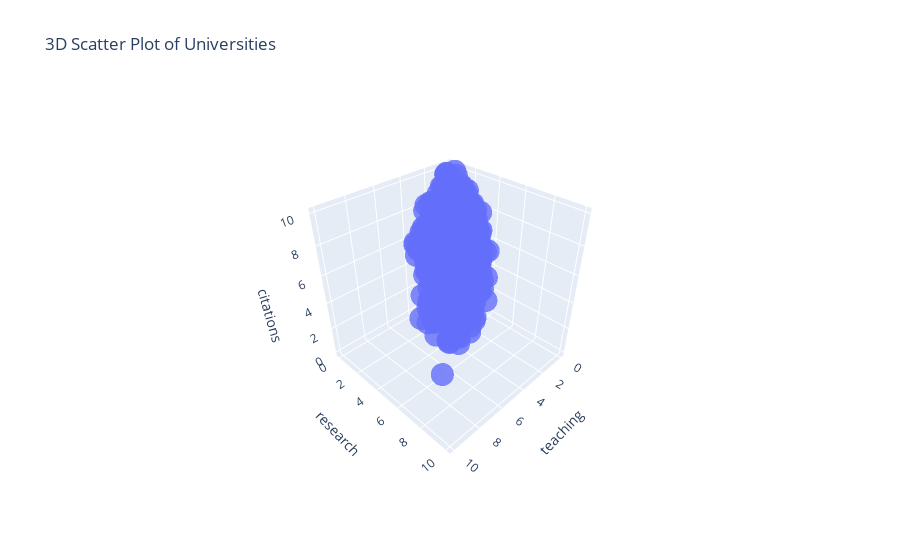

Source (notebook cell):
### Markdown cell above
## Plot3: 3D plots of three strongly correlated features

### Code cell
import plotly.express as px
from sklearn.preprocessing import MinMaxScaler

def plot_3d_unis(df):
    features = df[['teaching', 'research', 'citations']]
    scaler = MinMaxScaler(feature_range=(0, 10))
    scaled_features = scaler.fit_transform(features)
    df_scaled = pd.DataFrame(scaled_features, columns=['teaching', 'research', 'citations'])
    fig = px.scatter_3d(df_scaled, x='teaching', y='research', z='citations',
                        opacity=0.8, size_max=10,
                        title='3D Scatter Plot of Universities', labels={'cluster': 'Cluster'})
    fig.show()
plot_3d_unis(df1)

### Figure 1 — Plotly figure (JSON) as saved in the notebook; plotly's stock layout.template omitted (floating-point values rounded to 4 significant figures; data arrays with more than 128 entries replaced by an {"elided": "..."} marker saying what was removed)
{"data": [{"hovertemplate": "teaching=%{x}<br>research=%{y}<br>citations=%{z}<extra></extra>", "legendgroup": "", "marker": {"color": "#636efa", "opacity": 0.8, "symbol": "circle"}, "mode": "markers", "name": "", "scene": "scene", "showlegend": false, "type": "scatter3d", "x": {"elided": "2603 float values"}, "y": {"elided": "2603 float values"}, "z": {"elided": "2603 float values"}}], "layout": {"autosize": true, "legend": {"tracegroupgap": 0}, "scene": {"aspectmode": "auto", "aspectratio": {"x": 1.0, "y": 1, "z": 1}, "camera": {"center": {"x": 0, "y": 0, "z": 0}, "eye": {"x": 1.487, "y": 1.487, "z": 1.487}, "projection": {"type": "perspective"}, "up": {"x": 0, "y": 0, "z": 1}}, "domain": {"x": [0, 1], "y": [0, 1]}, "xaxis": {"title": {"text": "teaching"}, "type": "linear"}, "yaxis": {"title": {"text": "research"}, "type": "linear"}, "zaxis": {"title": {"text": "citations"}, "type": "linear"}}, "title": {"text": "3D Scatter Plot of Universities"}}}
